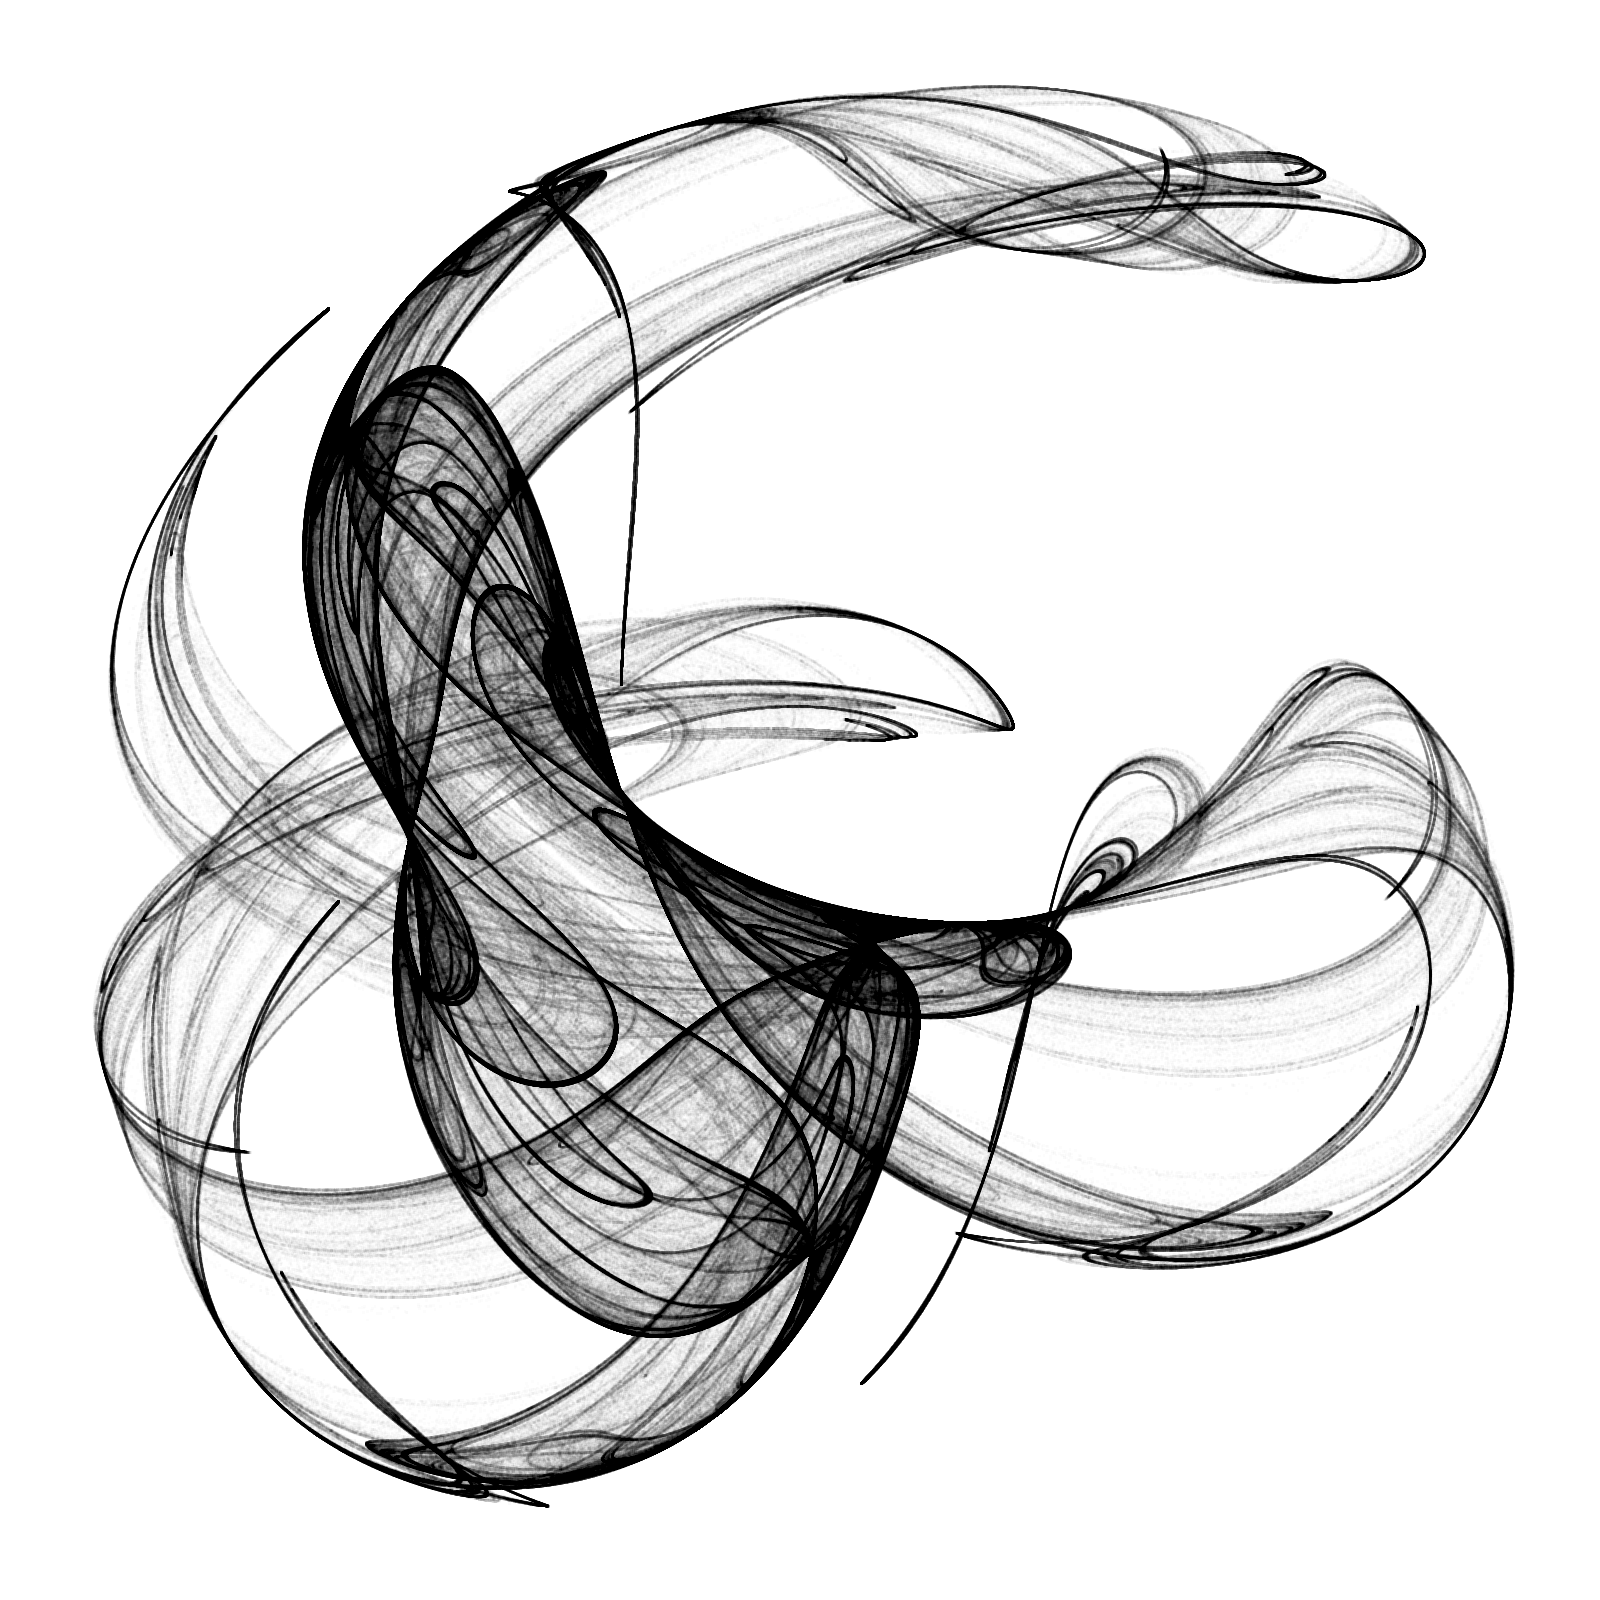

The script that saved this image:
library(Rcpp)
library(ggplot2)
library(dplyr)
 
opt = theme(legend.position  = "none",
            panel.background = element_rect(fill="white"),
            axis.ticks       = element_blank(),
            panel.grid       = element_blank(),
            axis.title       = element_blank(),
            axis.text        = element_blank())
 
cppFunction('DataFrame createTrajectory(int n, double x0, double y0, 
            double a, double b, double c, double d) {
            NumericVector x(n); NumericVector y(n);
            x[0]=x0; y[0]=y0;
            for(int i = 1; i < n; ++i) {
            x[i] = sin(a*y[i-1])+c*cos(a*x[i-1]);
            y[i] = sin(b*x[i-1])+d*cos(b*y[i-1]);
            }
            return DataFrame::create(_["x"]= x, _["y"]= y);
            }
            ')
 
a=-1.24458046630025
b=1.0491834103318 
c=-1.71590817030519 
d=1.0866735205056
 
df=createTrajectory(10000000, 0, 0, a, b, c, d)
 
png("attractor.png", units="px", width=1600, height=1600, res=200)
ggplot(df, aes(x, y)) + geom_point(color="black", shape=46, alpha=.01) + opt
dev.off()
